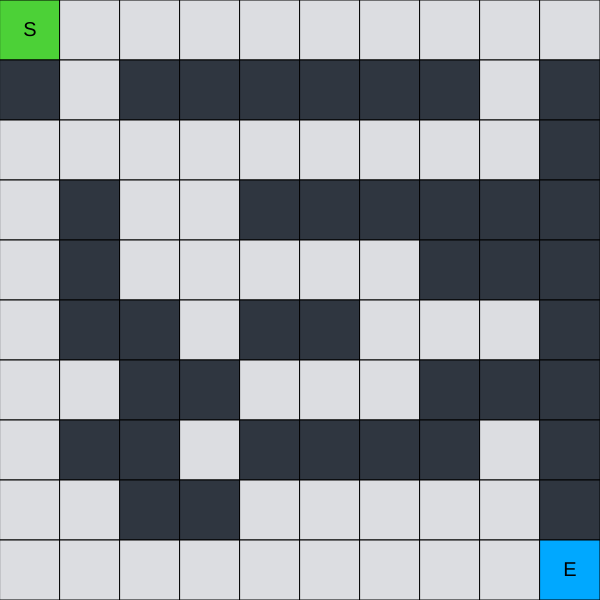
Frame 1 (no input)
Frame 60 (no input): identical to frame 1, image omitted
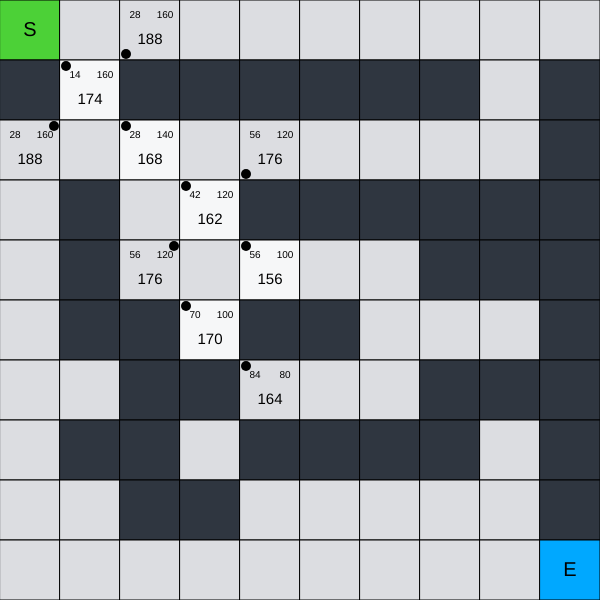
Frame 120 (the mouse pressed at the canvas centre since frame 60)

The p5.js sketch that drew these frames (run headless with seeded random() and noise() and a simulated clock; from frame 60 on, the mouse is pressed at the canvas centre):

// p5.js sketch
// ── sketch.js
let w = 60
let cols = 10
let rows = 10
let cells = []
let start, end, curr
let opened = []
let closed = []

// let adjacent_coords = [[0, -1], [-1, 0], [1, 0], [0, 1]]
let adjacent_coords = [[-1, -1], [1, -1], [-1, 1], [1, 1]]
// let adjacent_coords = [[-1, -1], [0, -1], [1, -1], [-1, 0], [1, 0], [-1, 1], [0, 1], [1, 1]]

let map = [
    "S.........",
    "#.######.#",
    ".........#",
    ".#..######",
    ".#.....###",
    ".##.##...#",
    "..##...###",
    ".##.####.#",
    "..##.....#",
    ".........E",
]

function setup() {
  createCanvas(cols * w, rows * w)
  background(220)
  
  for (let j = 0; j < rows; j++) {
    for (let i = 0; i < cols; i++) {
      let c = new Cell(i, j)
      cells.push(c)
    }
  }
  
  for (let j = 0; j < map.length; j++) {
    for (let i = 0; i < map[0].length; i++) {
      let t = map[j][i]
      switch (t) {
        case '.': t = 'N'; break;
        case '#': t = 'O'; break;
      }

      let c = getCell(i, j)
      
      if (t == 'S') { start = c; continue }
      if (t == 'E') { end = c; continue }
      c.setType(t)
    }
  }
  
  end.setType('E')
  start.setType('S')
  opened.push(start)
}

function draw() {
    for (let i = 0; i < cells.length; i++) {
      cells[i].render()
    }
}

function mousePressed() {
    // astartTick()
    astarBegin()
}

function astarBegin() {
  let interval = setInterval(() => {
    if (astartTick() || opened.length == 0) clearInterval(interval)
  }, 100)
}

function getCell(i, j) {
  return cells[(j * cols) + i]
}

function astartTick() {   
    // lowest fcost in open
    let clfc = opened[0]
    opened.forEach((c) => { if (c.fcost < clfc.fcost) clfc = c })

    // curr cell
    curr = clfc
    opened = opened.filter(c_open => { return (clfc.i == c_open.i && clfc.j == c_open.j) ? false : true })
    closed.push(curr)
    curr.visited = true

    // path reached !
    if (curr.t == 'E') {
      let cell_retrace = end
      while (cell_retrace != null) {
        cell_retrace.is_path = true
        cell_retrace = cell_retrace.parent
      }
	return true
    }
    
    
    // getting neighbor coords
    neighbors_coords = adjacent_coords.map(co => { return { i: co[0]+curr.i, j: co[1]+curr.j }})
    neighbors_coords = neighbors_coords.filter(co => co.i < 0 || co.i == cols || co.j < 0 || co.j == rows ? false : true)
    
    // getting neighbor cells
    let neighbors = neighbors_coords.map(co => getCell(co.i, co.j))
    
    // filtering neighbor cells
    neighbors = neighbors.filter(c => {
      if (c.t == 'O') return false
      if (c.visited) return false
      return true
    })

    neighbors.forEach(c => {
      if (!opened.some(c_open => c_open.i == c.i && c_open.j == c.j)) {
        c.evaluate()
        opened.push(c)
      }
    })

    return false
}

// ── cell.js
class Cell {
  constructor(i, j, t) {
    this.i = i
    this.j = j
    this.t = t
    this.gcost
    this.hcost
    this.fcost
    this.parent = null
    this.visited = false
    this.evaluated = false
    this.is_path = false
    this.col
  }
  
  render() {
    let fill_col = this.col
    if (this.visited && this.t == 'N') fill_col = lerpColor(fill_col, color("white"), 0.75)
    if (this.is_path && this.t == 'N') fill_col = lerpColor(fill_col, color("red"), 0.75)
    fill(fill_col)
    strokeWeight(1)
    stroke('black')
    rect(this.i * w, this.j * w, w, w)


    noStroke()
    fill('black')
    textAlign(CENTER, CENTER)

    if (this.t == 'N' && this.evaluated) {
      textSize(10)
      text(this.gcost, this.i*w + (w/4), this.j*w + (w/4))
      text(this.hcost, this.i*w + w-(w/4), this.j*w + (w/4))
      textSize(15)
      text(this.fcost, this.i*w + w/2, this.j*w + w-(w/3))
    } else if (this.t != 'N' && this.t != 'O') {
      textSize(20)
      text(this.t, this.i*w + (w/2), this.j*w + (w/2))
    }
    
    if (this.parent) {
      let dx = (this.i*w) + ((this.parent.i - this.i) * w/2.5) + w/2
      let dy = (this.j*w) + ((this.parent.j - this.j) * w/2.5) + w/2
      strokeWeight(10)
      stroke("black")
      point(dx, dy)
    }
  }
  
  evaluate() {
    this.evaluated = true
    
    // getting neighbor coords
    neighbors_coords = adjacent_coords.map(co => { return { i: co[0]+this.i, j: co[1]+this.j }})
    neighbors_coords = neighbors_coords.filter(co => co.i < 0 || co.i == cols || co.j < 0 || co.j == rows ? false : true)
    
    // getting neighbor cells
    let neighbors = neighbors_coords.map(co => getCell(co.i, co.j))
    
    // filtering neighbor cells
    neighbors = neighbors.filter(c => {
      if (c.t == 'O') return false
      if (!c.evaluated) return false
      return true
    })
    
    // getting neighboring lowest gcost
    let clgc = neighbors[0]
    neighbors.forEach(c => { if (c.gcost < clgc.gcost) clgc = c })
    
    // setting properties
    this.parent = clgc
    // this.gcost = clgc.gcost + 1
    // this.hcost = (end.i - this.i) + (end.j - this.j)
    this.gcost = clgc.gcost + ((clgc.i-this.i == 0 || clgc.j-this.j == 0) ? 10 : 14)
    this.hcost = ((end.i - this.i) + (end.j - this.j)) * 10
    this.fcost = this.gcost + this.hcost
    
    // re-evaluating neighbors with higher than this.gcost+1
    neighbors.forEach(c => { if (c.gcost > this.gcost+1) c.evaluate() })
  }
  
  setType(type) {
    this.t = type
    switch (this.t) {
        case 'S':
        this.gcost = 0
        this.hcost = abs((this.i - end.i) + (this.j - end.j))
        this.fcost = this.gcost + this.hcost
        this.col = color("#4cd137")
        this.visited = true
        this.evaluated = true
        break;
        case 'N':
        this.col = color("#dcdde1")
        break;
        case 'E':
        this.col = color("#00a8ff")
        break;
        case 'O':
        this.col = color("#2f3640")
        break;
    }
  }
}

// ── style.css
* {
  margin: 0;
  padding: 0;
}

body {
  text-align: center;
}

canvas {
    margin-top: 10px;
    border: 5px solid black;
}
